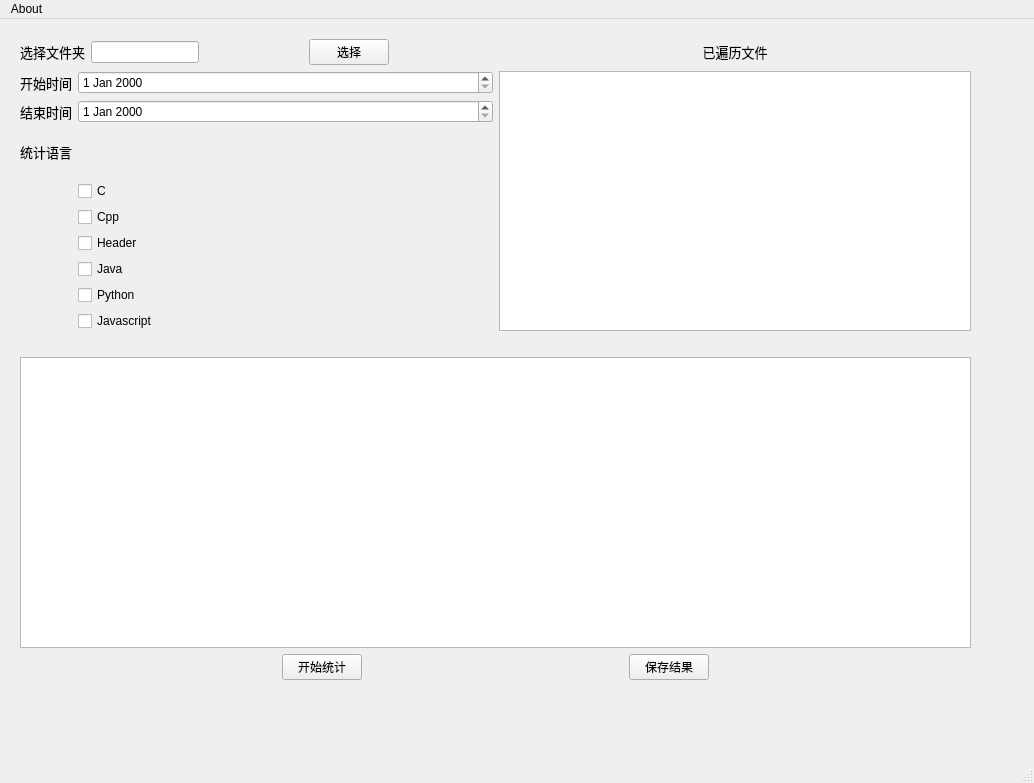
<?xml version="1.0" encoding="UTF-8"?>
<ui version="4.0">
 <class>MainWindow</class>
 <widget class="QMainWindow" name="MainWindow">
  <property name="geometry">
   <rect>
    <x>0</x>
    <y>0</y>
    <width>1034</width>
    <height>783</height>
   </rect>
  </property>
  <property name="windowTitle">
   <string>MainWindow</string>
  </property>
  <property name="styleSheet">
   <string notr="true"/>
  </property>
  <widget class="QWidget" name="centralwidget">
   <widget class="QWidget" name="verticalLayoutWidget">
    <property name="geometry">
     <rect>
      <x>20</x>
      <y>20</y>
      <width>951</width>
      <height>641</height>
     </rect>
    </property>
    <layout class="QVBoxLayout" name="appLayout">
     <item>
      <layout class="QGridLayout" name="gridLayout">
       <item row="0" column="1">
        <widget class="QLabel" name="loggerLabel">
         <property name="font">
          <font>
           <family>黑体</family>
           <pointsize>10</pointsize>
          </font>
         </property>
         <property name="text">
          <string>已遍历文件</string>
         </property>
         <property name="alignment">
          <set>Qt::AlignCenter</set>
         </property>
        </widget>
       </item>
       <item row="1" column="0">
        <layout class="QGridLayout" name="LanguageSelections">
         <item row="0" column="0">
          <layout class="QHBoxLayout" name="horizontalLayout_3">
           <item>
            <widget class="QLabel" name="startDateLabel">
             <property name="font">
              <font>
               <family>黑体</family>
               <pointsize>10</pointsize>
              </font>
             </property>
             <property name="text">
              <string>开始时间</string>
             </property>
             <property name="alignment">
              <set>Qt::AlignCenter</set>
             </property>
            </widget>
           </item>
          </layout>
         </item>
         <item row="2" column="1">
          <spacer name="horizontalSpacer_2">
           <property name="orientation">
            <enum>Qt::Horizontal</enum>
           </property>
           <property name="sizeHint" stdset="0">
            <size>
             <width>40</width>
             <height>20</height>
            </size>
           </property>
          </spacer>
         </item>
         <item row="4" column="1">
          <layout class="QVBoxLayout" name="checkBoxes">
           <item>
            <widget class="QCheckBox" name="checkBox_C">
             <property name="text">
              <string>C</string>
             </property>
            </widget>
           </item>
           <item>
            <widget class="QCheckBox" name="checkBox_CPP">
             <property name="text">
              <string>Cpp</string>
             </property>
            </widget>
           </item>
           <item>
            <widget class="QCheckBox" name="checkBox_Header">
             <property name="text">
              <string>Header</string>
             </property>
            </widget>
           </item>
           <item>
            <widget class="QCheckBox" name="checkBox_Java">
             <property name="text">
              <string>Java</string>
             </property>
            </widget>
           </item>
           <item>
            <widget class="QCheckBox" name="checkBox_Python">
             <property name="text">
              <string>Python</string>
             </property>
            </widget>
           </item>
           <item>
            <widget class="QCheckBox" name="checkBox_Javascript">
             <property name="text">
              <string>Javascript</string>
             </property>
            </widget>
           </item>
          </layout>
         </item>
         <item row="2" column="0">
          <widget class="QLabel" name="SelectLanguagesLabel">
           <property name="font">
            <font>
             <family>黑体</family>
             <pointsize>10</pointsize>
            </font>
           </property>
           <property name="text">
            <string>统计语言</string>
           </property>
           <property name="alignment">
            <set>Qt::AlignCenter</set>
           </property>
          </widget>
         </item>
         <item row="1" column="0">
          <layout class="QHBoxLayout" name="horizontalLayout_4">
           <item>
            <widget class="QLabel" name="endDateLabel">
             <property name="font">
              <font>
               <family>黑体</family>
               <pointsize>10</pointsize>
              </font>
             </property>
             <property name="text">
              <string>结束时间</string>
             </property>
             <property name="alignment">
              <set>Qt::AlignCenter</set>
             </property>
            </widget>
           </item>
          </layout>
         </item>
         <item row="0" column="1">
          <widget class="QDateEdit" name="startDateEdit"/>
         </item>
         <item row="1" column="1">
          <widget class="QDateEdit" name="endDateEdit"/>
         </item>
        </layout>
       </item>
       <item row="1" column="1">
        <widget class="QTextBrowser" name="loggingBrowser"/>
       </item>
       <item row="0" column="0">
        <layout class="QHBoxLayout" name="horizontalLayout">
         <item>
          <widget class="QLabel" name="SelectDirLabel">
           <property name="font">
            <font>
             <family>黑体</family>
             <pointsize>10</pointsize>
            </font>
           </property>
           <property name="text">
            <string>选择文件夹</string>
           </property>
           <property name="alignment">
            <set>Qt::AlignCenter</set>
           </property>
          </widget>
         </item>
         <item>
          <widget class="QLineEdit" name="SelectDirText">
           <property name="readOnly">
            <bool>true</bool>
           </property>
          </widget>
         </item>
         <item>
          <spacer name="horizontalSpacer_5">
           <property name="orientation">
            <enum>Qt::Horizontal</enum>
           </property>
           <property name="sizeHint" stdset="0">
            <size>
             <width>40</width>
             <height>20</height>
            </size>
           </property>
          </spacer>
         </item>
         <item>
          <widget class="QPushButton" name="SelectDirButton">
           <property name="text">
            <string>选择</string>
           </property>
          </widget>
         </item>
         <item>
          <spacer name="horizontalSpacer">
           <property name="orientation">
            <enum>Qt::Horizontal</enum>
           </property>
           <property name="sizeHint" stdset="0">
            <size>
             <width>40</width>
             <height>20</height>
            </size>
           </property>
          </spacer>
         </item>
        </layout>
       </item>
      </layout>
     </item>
     <item>
      <spacer name="horizontalSpacer_6">
       <property name="orientation">
        <enum>Qt::Horizontal</enum>
       </property>
       <property name="sizeHint" stdset="0">
        <size>
         <width>40</width>
         <height>20</height>
        </size>
       </property>
      </spacer>
     </item>
     <item>
      <widget class="QTableView" name="resultTable">
       <property name="font">
        <font>
         <pointsize>10</pointsize>
        </font>
       </property>
       <property name="styleSheet">
        <string notr="true"/>
       </property>
      </widget>
     </item>
     <item>
      <layout class="QHBoxLayout" name="horizontalLayout_2">
       <item>
        <spacer name="horizontalSpacer_3">
         <property name="orientation">
          <enum>Qt::Horizontal</enum>
         </property>
         <property name="sizeHint" stdset="0">
          <size>
           <width>40</width>
           <height>20</height>
          </size>
         </property>
        </spacer>
       </item>
       <item>
        <widget class="QPushButton" name="startButton">
         <property name="styleSheet">
          <string notr="true"/>
         </property>
         <property name="text">
          <string>开始统计</string>
         </property>
        </widget>
       </item>
       <item>
        <spacer name="horizontalSpacer_7">
         <property name="orientation">
          <enum>Qt::Horizontal</enum>
         </property>
         <property name="sizeHint" stdset="0">
          <size>
           <width>40</width>
           <height>20</height>
          </size>
         </property>
        </spacer>
       </item>
       <item>
        <widget class="QPushButton" name="saveResultButton">
         <property name="text">
          <string>保存结果</string>
         </property>
        </widget>
       </item>
       <item>
        <spacer name="horizontalSpacer_4">
         <property name="orientation">
          <enum>Qt::Horizontal</enum>
         </property>
         <property name="sizeHint" stdset="0">
          <size>
           <width>40</width>
           <height>20</height>
          </size>
         </property>
        </spacer>
       </item>
      </layout>
     </item>
    </layout>
   </widget>
  </widget>
  <widget class="QMenuBar" name="menubar">
   <property name="geometry">
    <rect>
     <x>0</x>
     <y>0</y>
     <width>1034</width>
     <height>26</height>
    </rect>
   </property>
   <widget class="QMenu" name="menuAbout">
    <property name="title">
     <string>About</string>
    </property>
    <addaction name="actionInfo"/>
   </widget>
   <addaction name="menuAbout"/>
  </widget>
  <widget class="QStatusBar" name="statusbar"/>
  <action name="actionInfo">
   <property name="text">
    <string>Info</string>
   </property>
   <property name="statusTip">
    <string/>
   </property>
   <property name="whatsThis">
    <string>关于CodeCounter</string>
   </property>
   <property name="font">
    <font>
     <family>宋体</family>
    </font>
   </property>
  </action>
 </widget>
 <resources/>
 <connections/>
</ui>
